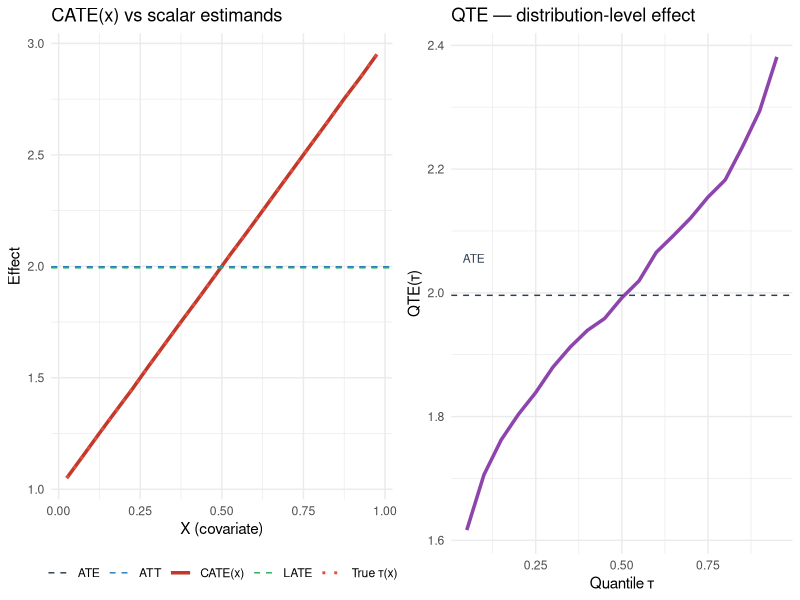

Source code (R):
## ---- chunk 1
#| include: false
library(ggplot2)
library(dplyr)
library(gridExtra)
## ---- chunk 2
#| label: dgp
#| cache: true

set.seed(42)
n <- 20000

X <- runif(n, 0, 1)        # observed covariate, in [0,1]
U <- rnorm(n)              # latent type, unobserved
Z <- rbinom(n, 1, 0.5)    # random instrument

# Treatment assignment: depends on Z (the instrument) and U (selection on type)
# Higher U → more likely to take treatment regardless of Z (always-takers)
# Lower  U → less likely to take treatment regardless of Z (never-takers)
# Middle U → responsive to Z (compliers)
pD0 <- pmin(pmax(0.10 + 0.20 * U,        0), 1)  # P(D=1 | Z=0, U)
pD1 <- pmin(pmax(0.10 + 0.20 * U + 0.50, 0), 1)  # P(D=1 | Z=1, U) — adds 0.50

D0 <- rbinom(n, 1, pD0)   # potential treatment if not offered slot
D1 <- rbinom(n, 1, pD1)   # potential treatment if offered slot
D  <- ifelse(Z == 1, D1, D0)

# Heterogeneous treatment effect: depends on X
# Y(d) = baseline + d * tau(X) + 0.3 * U + noise
tau_fn <- function(x) 1.0 + 2.0 * x   # the true individual treatment effect

Y0 <- 0.5 * X + 0.3 * U + rnorm(n)
Y1 <- Y0 + tau_fn(X)
Y  <- ifelse(D == 1, Y1, Y0)

df <- data.frame(X = X, Z = Z, D = D, Y = Y)
head(df)
## ---- chunk 3
#| label: ate
#| cache: true

ate_true <- mean(Y1 - Y0)
cat(sprintf("ATE (population mean of Y1 - Y0) = %.3f\n", ate_true))
# Theoretical ATE: integral of (1 + 2x) over Uniform[0,1] = 1 + 1 = 2
cat("Theoretical ATE = integral(1 + 2x)dx on [0,1] = 2.000\n")
## ---- chunk 4
#| label: att
#| cache: true

att_true <- mean(Y1[D == 1] - Y0[D == 1])
cat(sprintf("ATT (mean of Y1-Y0 conditional on D=1) = %.3f\n", att_true))
## ---- chunk 5
#| label: late
#| cache: true

compliers <- (D1 == 1) & (D0 == 0)
late_true <- mean(Y1[compliers] - Y0[compliers])
cat(sprintf("LATE (mean of Y1-Y0 conditional on complier status) = %.3f\n", late_true))
cat(sprintf("Share of compliers: %.3f\n", mean(compliers)))

# Wald estimator from the data alone
wald <- (mean(Y[Z == 1]) - mean(Y[Z == 0])) /
        (mean(D[Z == 1]) - mean(D[Z == 0]))
cat(sprintf("Wald IV estimate (should match LATE): %.3f\n", wald))
## ---- chunk 6
#| label: cate
#| cache: true

nbins <- 20
breaks <- seq(0, 1, length.out = nbins + 1)
centers <- (breaks[-1] + breaks[-(nbins + 1)]) / 2
bin_idx <- cut(X, breaks = breaks, include.lowest = TRUE, labels = FALSE)

cate_est <- tapply(Y1 - Y0, bin_idx, mean)

cat(sprintf("CATE at x=0.2: estimated %.2f, true %.2f\n",
            cate_est[4], tau_fn(0.2)))
cat(sprintf("CATE at x=0.8: estimated %.2f, true %.2f\n",
            cate_est[16], tau_fn(0.8)))
## ---- chunk 7
#| label: qte
#| cache: true

qte_grid <- seq(0.05, 0.95, by = 0.05)
qte_est  <- quantile(Y1, qte_grid) - quantile(Y0, qte_grid)

cat(sprintf("QTE(0.10) = %.3f\n", quantile(Y1, 0.10) - quantile(Y0, 0.10)))
cat(sprintf("QTE(0.50) = %.3f\n", quantile(Y1, 0.50) - quantile(Y0, 0.50)))
cat(sprintf("QTE(0.90) = %.3f\n", quantile(Y1, 0.90) - quantile(Y0, 0.90)))
## ---- chunk 8
#| label: estimand-plot
#| cache: true
#| fig-cap: "Five views of the same DGP. The horizontal lines for ATE/ATT/LATE collapse the effect to a single scalar. CATE(x) shows how the effect varies with X. QTE(τ) shows how the effect varies across the outcome distribution. Each curve answers a different question."
#| fig-width: 10
#| fig-height: 4

df_cate <- data.frame(x = centers, cate = as.numeric(cate_est),
                      true_tau = tau_fn(centers))
df_qte  <- data.frame(tau = qte_grid, qte = as.numeric(qte_est))

p1 <- ggplot(df_cate, aes(x = x)) +
  geom_line(aes(y = cate, colour = "CATE(x)"), linewidth = 1.2) +
  geom_line(aes(y = true_tau, colour = "True τ(x)"),
            linetype = "dotted", linewidth = 1) +
  geom_hline(aes(yintercept = ate_true,  colour = "ATE"),  linetype = "dashed") +
  geom_hline(aes(yintercept = att_true,  colour = "ATT"),  linetype = "dashed") +
  geom_hline(aes(yintercept = late_true, colour = "LATE"), linetype = "dashed") +
  scale_colour_manual(values = c(
    "CATE(x)" = "#c0392b", "True τ(x)" = "#e74c3c",
    "ATE" = "#2c3e50", "ATT" = "#2980b9", "LATE" = "#27ae60"
  )) +
  labs(x = "X (covariate)", y = "Effect", colour = NULL,
       title = "CATE(x) vs scalar estimands") +
  theme_minimal() +
  theme(legend.position = "bottom")

p2 <- ggplot(df_qte, aes(x = tau, y = qte)) +
  geom_line(colour = "#8e44ad", linewidth = 1.2) +
  geom_hline(yintercept = ate_true, linetype = "dashed", colour = "#2c3e50") +
  annotate("text", x = 0.07, y = ate_true + 0.06, label = "ATE",
           colour = "#2c3e50", size = 3) +
  labs(x = "Quantile τ", y = "QTE(τ)",
       title = "QTE — distribution-level effect") +
  theme_minimal()

grid.arrange(p1, p2, ncol = 2)
## ---- chunk 9
#| label: dgp-selective
#| cache: true

set.seed(7)
n2 <- 20000
X2 <- runif(n2, 0, 1)
U2 <- rnorm(n2)
Z2 <- rbinom(n2, 1, 0.5)

# High X → much more likely to take treatment (selection on X, the modifier)
pD0_2 <- pmin(pmax(0.10 + 0.20 * U2 + 0.6 * X2, 0), 1)
pD1_2 <- pmin(pmax(pD0_2 + 0.50,                 0), 1)
D0_2  <- rbinom(n2, 1, pD0_2)
D1_2  <- rbinom(n2, 1, pD1_2)
D2    <- ifelse(Z2 == 1, D1_2, D0_2)
Y0_2  <- 0.5 * X2 + 0.3 * U2 + rnorm(n2)
Y1_2  <- Y0_2 + tau_fn(X2)
Y2    <- ifelse(D2 == 1, Y1_2, Y0_2)

ate2  <- mean(Y1_2 - Y0_2)
att2  <- mean(Y1_2[D2 == 1] - Y0_2[D2 == 1])
compliers2 <- (D1_2 == 1) & (D0_2 == 0)
late2 <- mean(Y1_2[compliers2] - Y0_2[compliers2])

cat("Selection-on-X DGP:\n")
cat(sprintf("  ATE  = %.3f\n", ate2))
cat(sprintf("  ATT  = %.3f  (now higher: treated have higher X → larger τ)\n", att2))
cat(sprintf("  LATE = %.3f  (compliers' mean X drives this)\n", late2))
